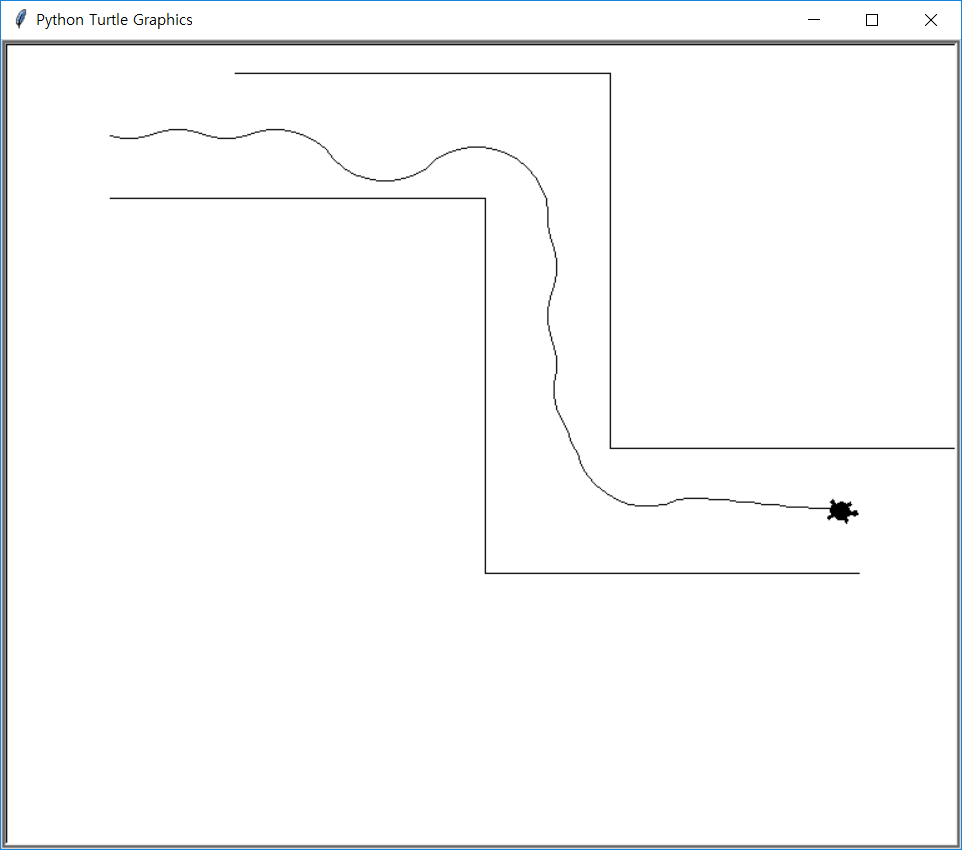

Recreate this plot in Python.
import random
import turtle

def draw_maze(x,y):
    for i in range(2):
        t.penup()
        if i == 1:
            t.goto(x+100,y+100)
        else:
            t.goto(x,y)
        t.pendown()
        t.fd(300)
        t.right(90)
        t.fd(300)
        t.left(90)
        t.fd(300)

def turn_left():
    t.left(10)
    t.fd(10)

def turn_right():
    t.right(10)
    t.fd(10)

t = turtle.Turtle()
screen = turtle.Screen()
t.shape("turtle")
t.speed(0)

draw_maze(-300,200)
screen.onkey(turn_left,"Left")
screen.onkey(turn_right,"Right")

t.penup()
t.goto(-300,250)
t.speed(1)
t.pendown()
screen.listen()
screen.mainloop()
